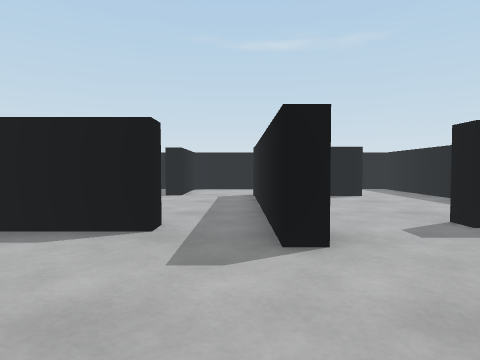
View 1 (above)

19 first-person views from a walk through a scene from a Unity 3-D project. The camera is 0.46 m above the floor, tilts 2° down and sees 75° across. The floor is counted in squares, 0.5 m on a side. Each view is taken from the middle of a square. On the plan, view 1 faces up. The plan holds only what a view shows up to about 11 squares ahead; the rest is blank. The player character is not drawn.

View 2
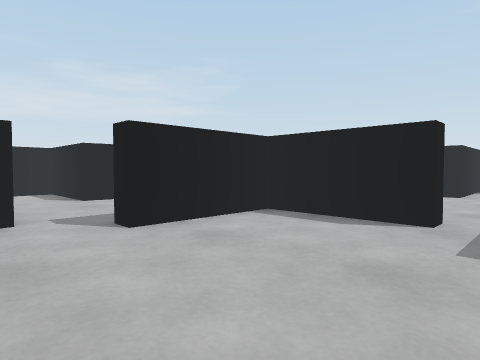

View 3
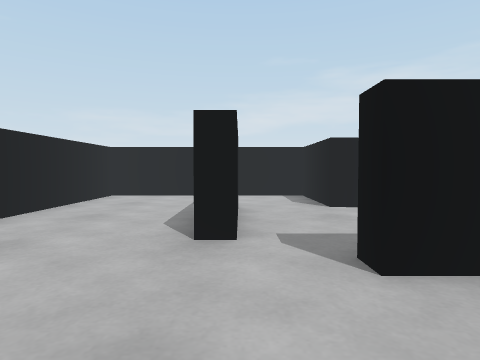

View 4
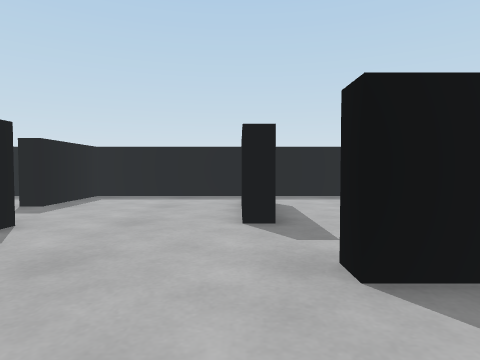

View 5
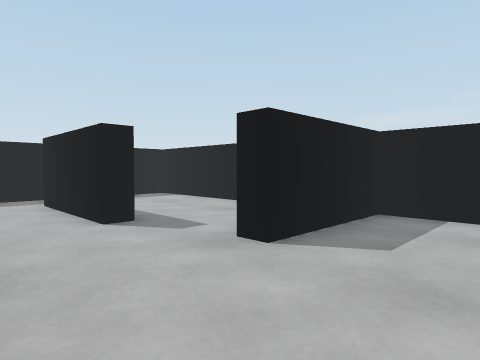

View 6
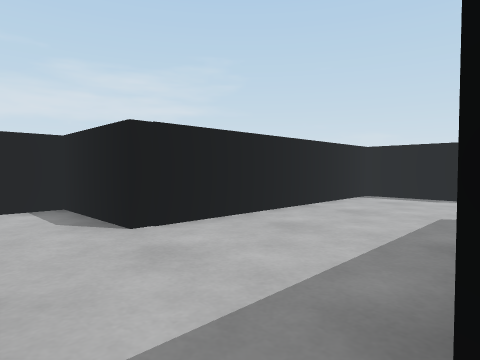

View 7
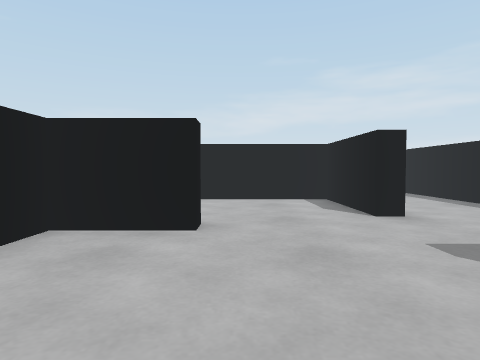

View 8
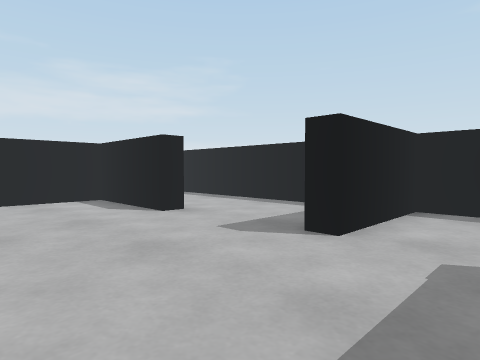

View 9
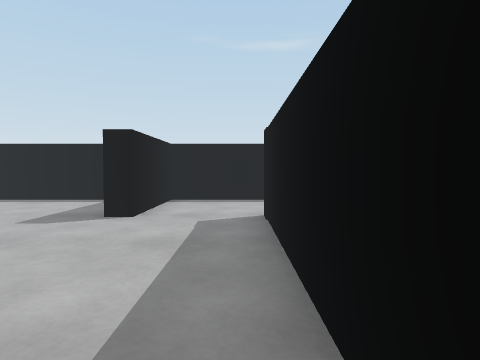

View 10
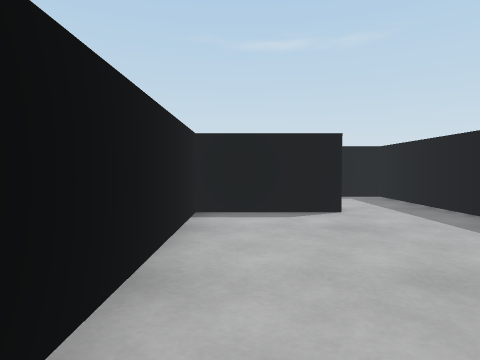

View 11
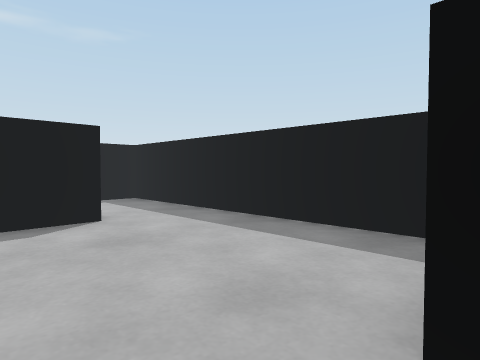

View 12
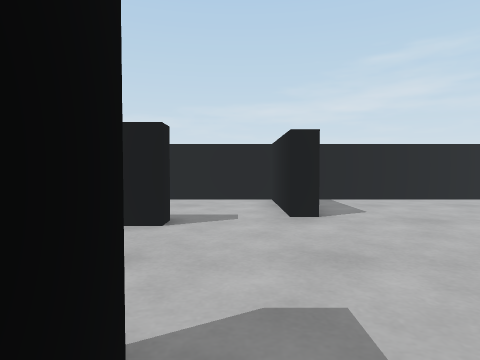

View 13
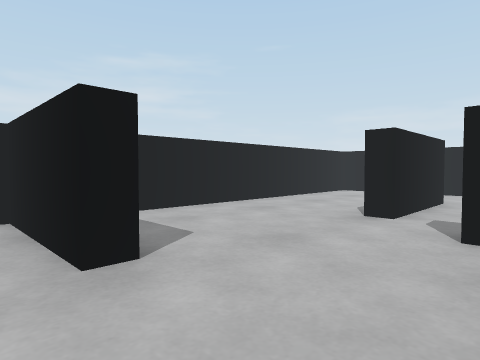

View 14
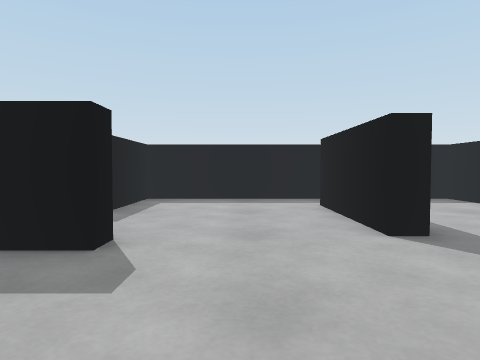

View 15
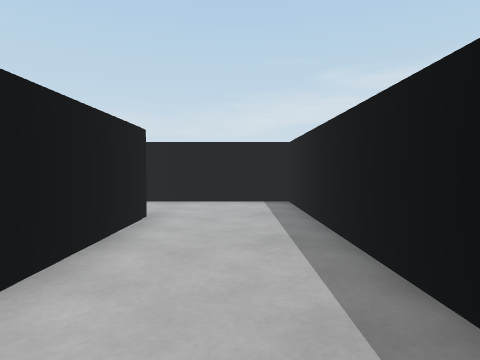

View 16
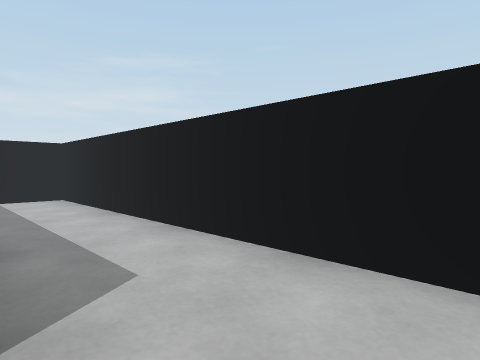

View 17
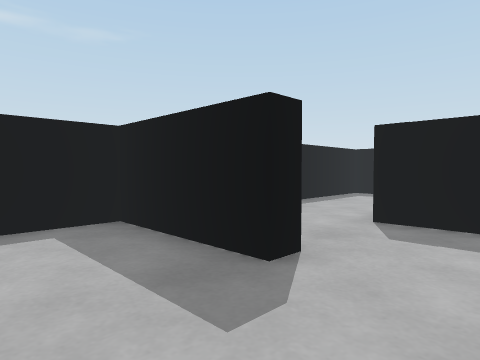

View 18
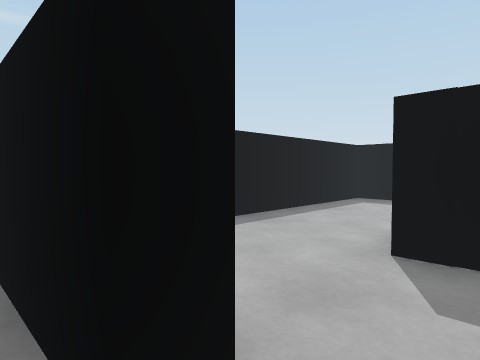

View 19
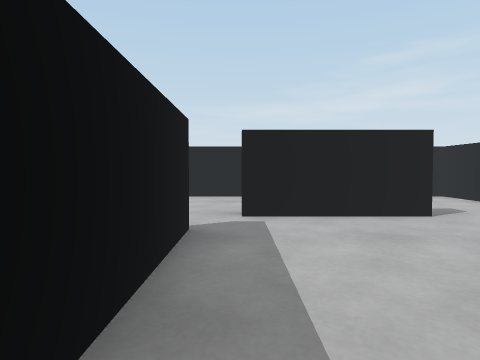

### Floor plan
Ten units are one square. View 1 is at (0, 0); x grows to the right and y downward. Boxes are objects, and circles mark ways between rooms. Rooms are numbered by the first view taken in them; rooms with no view inside come last. Other rooms are left out.
<svg viewBox="-133 -149 205 198">
<path fill="none" stroke="#000" d="M-13 -53 -13 -46 -47 -46 -47 -12 -52 -12 -52 -51M-53 -73 -47 -73 -47 -51 -36 -51M11 -37 5 -37 5 -113M13 6 13 0 50 0M-98 0 -60 0 -60 6M-20 -110 -26 -110 -26 -144 -128 -144 -128 -27 -113 -27M-101 -112 -60 -112 -60 -106 -95 -106 -95 -22 -128 -22 -128 44 -15 44 -15 10 -10 10 -10 44 67 44 67 -49 37 -49 37 -55M67 -105 67 -144 -20 -144 -20 -110M42 -106 11 -106 11 -51M67 -61 67 -105"/>
<circle cx="-5" cy="-110" r="3" fill="#2a7"/>
<circle cx="25" cy="-50" r="3" fill="#2a7"/>
<circle cx="55" cy="-110" r="3" fill="#2a7"/>
<text x="-40" y="-40">1</text>
<text x="30" y="-130">2</text>
<text x="40" y="-80">3</text>
</svg>
Room 1 opens to room 2. Room 1 opens to room 3. Room 2 opens to room 3.

Where each view was taken, in squares from view 1:
view 1: 0 up, 0 right, facing up
view 2: 1 down, 0 right, facing up-left
view 3: 0 up, 2 left, facing left
view 4: 0 up, 4 left, facing right
view 5: 2 up, 4 left, facing down-right
view 6: 0 up, 5 left, facing up-left
view 7: 8 up, 0 right, facing left
view 8: 7 up, 0 right, facing up-left
view 9: 5 up, 0 right, facing up
view 10: 4 up, 2 right, facing up
view 11: 5 up, 2 right, facing up-right
view 12: 5 up, 0 right, facing down
view 13: 2 up, 0 right, facing down-left
view 14: 2 up, 3 left, facing right
view 15: 13 up, 4 left, facing left
view 16: 13 up, 10 left, facing down-left
view 17: 9 up, 5 left, facing up-right
view 18: 10 up, 3 left, facing up-right
view 19: 6 up, 6 left, facing down
